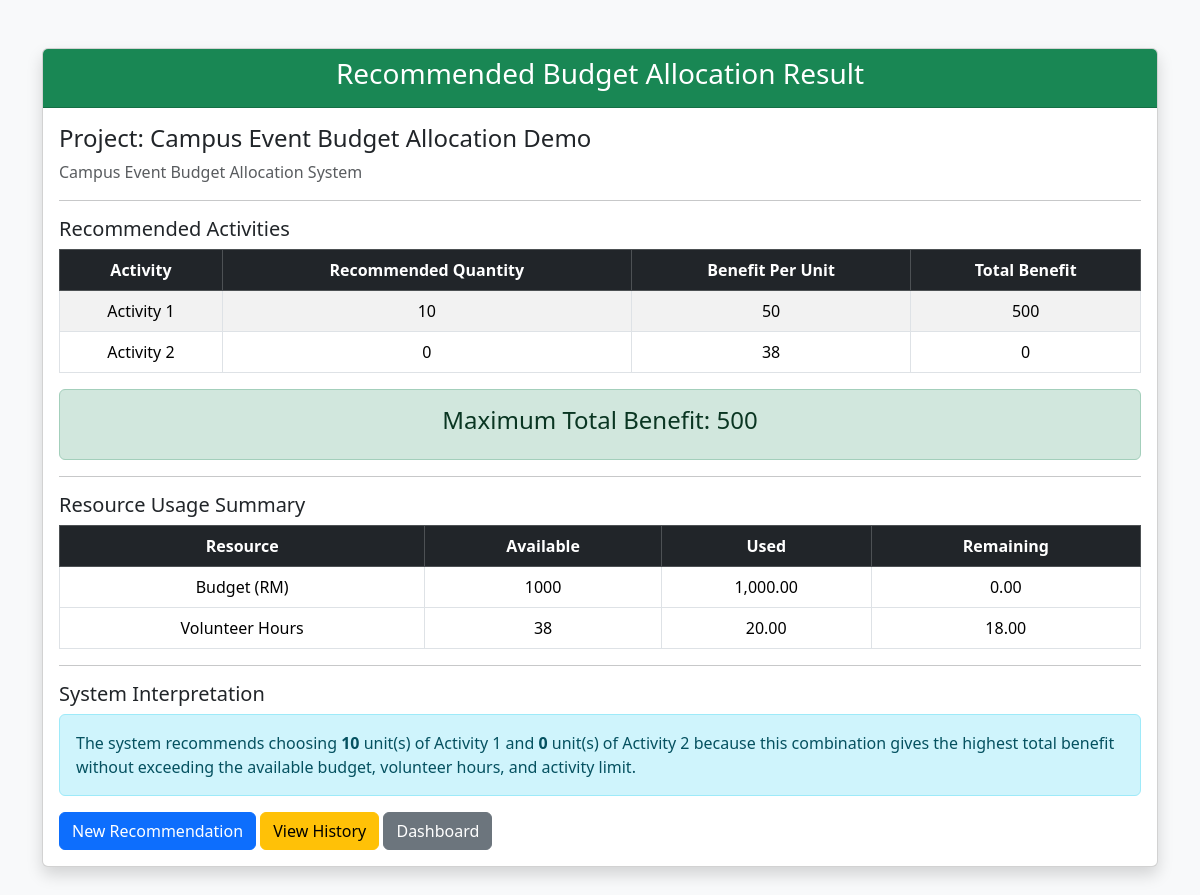
Page /result.php?id=2 (signed in) on the committed database.
### tables this page shows
CREATE TABLE `lp_problems` (
  `id` int(11) NOT NULL,
  `user_id` int(11) NOT NULL,
  `project_title` varchar(255) NOT NULL,
  `objective_type` enum('Maximize','Minimize') NOT NULL,
  `profit_x` double NOT NULL,
  `profit_y` double NOT NULL,
  `c1_x` double NOT NULL,
  `c1_y` double NOT NULL,
  `c1_rhs` double NOT NULL,
  `c2_x` double NOT NULL,
  `c2_y` double NOT NULL,
  `c2_rhs` double NOT NULL,
  `c3_x` double NOT NULL,
  `c3_y` double NOT NULL,
  `c3_rhs` double NOT NULL,
  `optimal_x` double DEFAULT NULL,
  `optimal_y` double DEFAULT NULL,
  `objective_value` double DEFAULT NULL,
  `created_at` timestamp NOT NULL DEFAULT current_timestamp()
);

### result.php (the view, shortened to what this page needs)
<?php
include("db.php");
$id = intval($_GET["id"]);
$user_id = $_SESSION["user_id"];
$sql = "SELECT * FROM lp_problems
        WHERE id = $id AND user_id = $user_id";
$result = mysqli_query($conn, $sql);
$row = mysqli_fetch_assoc($result);
$budget_used = ($row["c1_x"] * $row["optimal_x"]) + ($row["c1_y"] * $row["optimal_y"]);
$budget_remaining = $row["c1_rhs"] - $budget_used;
$volunteer_used = ($row["c2_x"] * $row["optimal_x"]) + ($row["c2_y"] * $row["optimal_y"]);
$volunteer_remaining = $row["c2_rhs"] - $volunteer_used;
?>
<!DOCTYPE html>
<html>
<head>
    <link href="https://cdn.jsdelivr.net/npm/bootstrap@5.3.3/dist/css/bootstrap.min.css" rel="stylesheet">
</head>
<body class="bg-light">
<div class="container mt-5 mb-5">
    <div class="card shadow">
        <div class="card-header bg-success text-white text-center">
            <h3>Recommended Budget Allocation Result</h3>
        </div>
        <div class="card-body">
            <h4>Project: <?php echo htmlspecialchars($row["project_title"]); ?></h4>
            <p class="text-muted">
                Campus Event Budget Allocation System
            </p>
            <hr>
            <h5>Recommended Activities</h5>
            <table class="table table-bordered table-striped text-center">
                <thead class="table-dark">
                    <tr>
                        <th>Activity</th>
                        <th>Recommended Quantity</th>
                        <th>Benefit Per Unit</th>
                        <th>Total Benefit</th>
                    </tr>
                </thead>
                <tbody>
                    <tr>
                        <td>Activity 1</td>
                        <td><?php echo htmlspecialchars($row["optimal_x"]); ?></td>
                        <td><?php echo htmlspecialchars($row["profit_x"]); ?></td>
                        <td><?php echo htmlspecialchars($row["optimal_x"] * $row["profit_x"]); ?></td>
                    </tr>
                    <tr>
                        <td>Activity 2</td>
                        <td><?php echo htmlspecialchars($row["optimal_y"]); ?></td>
                        <td><?php echo htmlspecialchars($row["profit_y"]); ?></td>
                        <td><?php echo htmlspecialchars($row["optimal_y"] * $row["profit_y"]); ?></td>
                    </tr>
                </tbody>
            </table>
            <div class="alert alert-success text-center">
                <h4>
                    Maximum Total Benefit:
                    <?php echo htmlspecialchars($row["objective_value"]); ?>
                </h4>
            </div>
            <hr>
            <h5>Resource Usage Summary</h5>
            <table class="table table-bordered text-center">
                <thead class="table-dark">
                    <tr>
                        <th>Resource</th>
                        <th>Available</th>
                        <th>Used</th>
                        <th>Remaining</th>
                    </tr>
                </thead>
                <tbody>
                    <tr>
                        <td>Budget (RM)</td>
                        <td><?php echo htmlspecialchars($row["c1_rhs"]); ?></td>
                        <td><?php echo number_format($budget_used, 2); ?></td>
                        <td><?php echo number_format($budget_remaining, 2); ?></td>
                    </tr>
                    <tr>
                        <td>Volunteer Hours</td>
                        <td><?php echo htmlspecialchars($row["c2_rhs"]); ?></td>
                        <td><?php echo number_format($volunteer_used, 2); ?></td>
                        <td><?php echo number_format($volunteer_remaining, 2); ?></td>
                    </tr>
                </tbody>
            </table>
            <hr>
            <h5>System Interpretation</h5>
            <div class="alert alert-info">
                The system recommends choosing
                <strong><?php echo htmlspecialchars($row["optimal_x"]); ?></strong>
                unit(s) of Activity 1 and
                <strong><?php echo htmlspecialchars($row["optimal_y"]); ?></strong>
                unit(s) of Activity 2 because this combination gives the highest total benefit
                without exceeding the available budget, volunteer hours, and activity limit.
            </div>
            <div class="mt-3">
                <a href="input.php" class="btn btn-primary">
                    New Recommendation
                </a>
                <a href="history.php" class="btn btn-warning">
                    View History
                </a>
                <a href="dashboard.php" class="btn btn-secondary">
                    Dashboard
                </a>
            </div>
        </div>
    </div>
</div>
</body>
</html>

### rows in the picture
lp_problems: project_title "Campus Event Budget Allocation Demo", optimal_x "10", profit_x "50", $row["optimal_x"] * $row["profit_x"] "500", optimal_y "0", profit_y "38", $row['optimal_y']*$row['profit_y'] "0", objective_value "500", c1_rhs "1000", budget_used "1,000.00", budget_remaining "0.00", c2_rhs "38", volunteer_used "20.00", volunteer_remaining "18.00"
